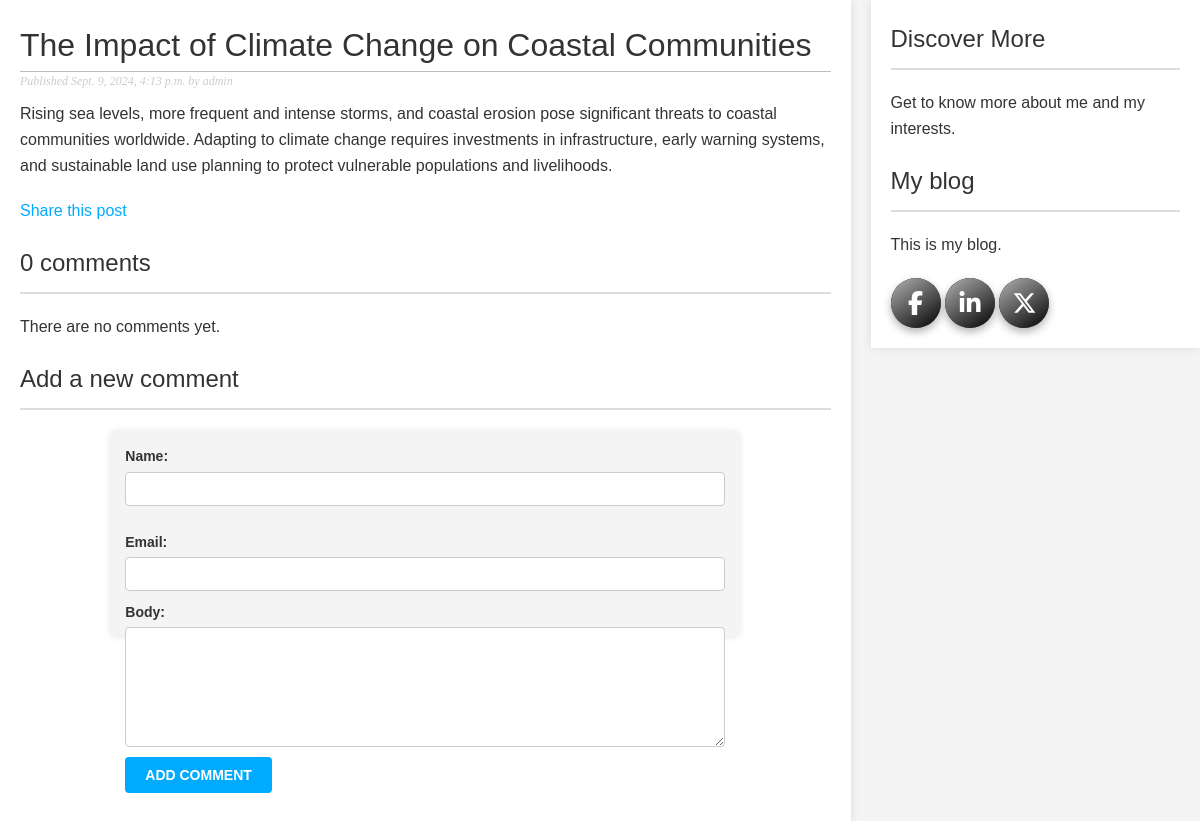
The page /blog/2024/9/9/the-impact-of-climate-change-on-coastal-communities/ on the database its author committed.
### blog/models.py (models this page shows, shortened)
class Post(models.Model):
    class Status(models.TextChoices):
        DRAFT = 'DF', 'Draft'
        PUBLISHED = 'PB', 'Published'
    title = models.CharField(max_length=250)
    slug = models.SlugField(
        max_length=250,
        unique_for_date='publish'
    )
    author = models.ForeignKey(
        settings.AUTH_USER_MODEL,
        on_delete=models.CASCADE,
        related_name='blog_posts'
    )
    body = models.TextField()
    publish = models.DateTimeField(default=timezone.now)
    created = models.DateTimeField(auto_now_add=True)
    updated = models.DateTimeField(auto_now=True)
    status = models.CharField(
        max_length=2,
        choices=Status,
        default=Status.DRAFT
    )
    objects = models.Manager()  # The default manager.
    published = PublishedManager()  # Our custom manager.
    class Meta:
        ordering = ['-publish']
        indexes = [
            models.Index(fields=['-publish']),
        ]

### blog/views.py (the view)
def post_detail(request, year, month, day, post):
    post = get_object_or_404(
        Post,
        status=Post.Status.PUBLISHED,
        slug=post,
        publish__year=year,
        publish__month=month,
        publish__day=day,
    )
    comments = post.comments.filter(active=True)
    form = CommentForm()
    return render(
        request,
        'blog/post/detail.html',
        {
            'post': post,
            'comments': comments,
            'form': form
        },
    )

### blog/forms.py
class CommentForm(forms.ModelForm):
    class Meta:
        model = Comment
        fields = ['name', 'email', 'body']

### blog/templates/blog/post/detail.html (shortened to what this page needs)
{% extends "blog/base.html" %}
{% block content %}
  <h1>{{ post.title }}</h1>
  <p class="date">
    Published {{ post.publish }} by {{ post.author }}
  </p>
  {{ post.body|linebreaks }}
  <p>
    <a href="{% url "blog:post_share" post.id %}">
      Share this post
    </a>
  </p>
  {% with comments.count as total_comments %}
    <h2>
      {{ total_comments }} comment{{ total_comments|pluralize }}
    </h2>
  {% endwith %}
  {% for comment in comments %}
    <div class="comment">
      <p class="info">
        Comment {{ forloop.counter }} by {{ comment.name }}
        {{ comment.created }}
      </p>
      {{ comment.body|linebreaks }}
    </div>
  {% empty %}
    <p>There are no comments yet.</p>
  {% endfor %}
  {% include "blog/post/includes/comment_form.html" %}
{% endblock %}

### blog/static/css/blog.css (style rules this page uses)
body { margin: 0; padding: 0; font-family: helvetica, sans-serif; }
a { color: #00abff; text-decoration: none; }
h1 { font-weight: normal; border-bottom: 1px solid #bbb; padding: 0 0 10px 0; }
h2 { font-weight: normal; margin: 30px 0 0; }
p.date { color: #ccc; font-family: georgia, serif; font-size: 12px; font-style: italic; }
label { float: left; clear: both; color: #333; margin-bottom: 4px; }
input, textarea { clear: both; float: left; margin: 0 0 10px; background: #ededed; border: 0; padding: 6px 10px; font-size: 12px; }
.date { font-size: 13px; color: #777; margin-bottom: 10px; font-family: 'Arial', sans-serif; }
.comment-form label { display: block; margin-bottom: 4px; font-weight: bold; color: #333; font-size: 14px; }
.comment-form input[type="text"], .comment-form input[type="email"], .comment-form textarea { width: 100%; padding: 8px; border: 1px solid #ccc; border-radius: 4px; font-size: 14px; background-color: #fff; box-sizing: border-box; transition: border-color 0.3s ease; }
.comment-form textarea { height: 120px; }
body, h1, h2, p { margin: 0; padding: 0; }
body { font-family: Arial, sans-serif; line-height: 1.6; background-color: #f4f4f4; color: #333; display: flex; justify-content: center; align-items: flex-start; min-height: 100vh; }
h2 { border-bottom: 2px solid #ddd; padding-bottom: 10px; margin-bottom: 20px; }
p { margin-bottom: 20px; }

### rows shown on the page
Post: title "The Impact of Climate Change on Coastal Communities", publish "Sept. 9, 2024, 4:13 p.m.", author "admin", body "Rising sea levels, more frequent and intense storms, and coastal erosion pose significant threats to coastal communities worldwide. Adapting to climate change requires investments in infrastructure, early warning systems, and sustainable land use planning to protect vulnerable populations and livelihoods."

### other values the page prints
{{ total_comments }} "0"
